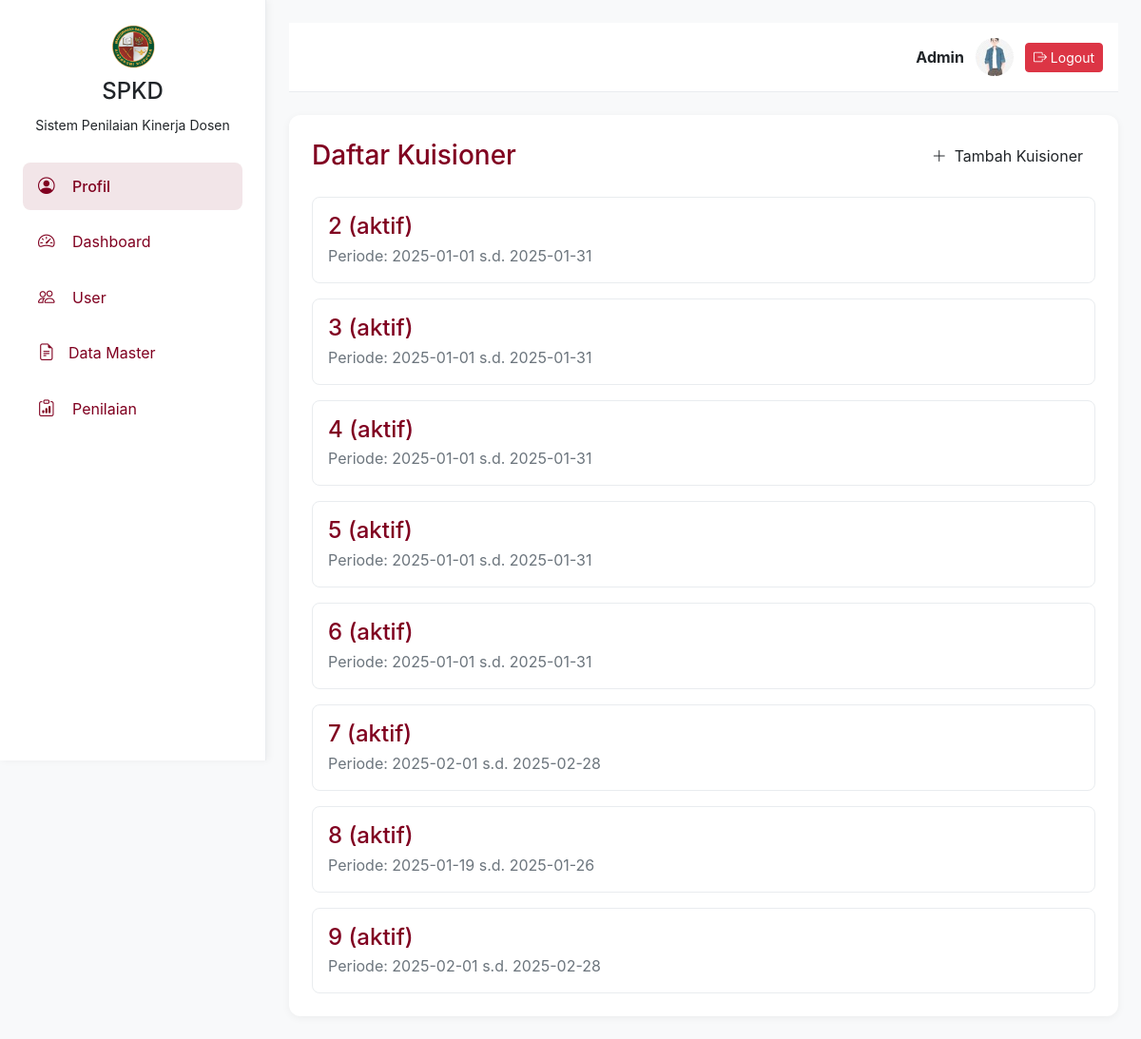
The app's page /spkd/backend/halaman-upm.php with its own data.
### tables this page shows
CREATE TABLE `kuisioner` (
  `id_kuisioner` int(11) NOT NULL,
  `id_semester` int(11) NOT NULL,
  `tgl_mulai` date NOT NULL,
  `tgl_selesai` date NOT NULL,
  `aktif` enum('Y','N') NOT NULL,
  `nama_dosen` varchar(100) NOT NULL,
  `matkul` varchar(100) NOT NULL
);

### spkd/backend/halaman-upm.php (the view, shortened to what this page needs)
<?php
include 'db_connection.php';
$sql = "SELECT * FROM kuisioner";
$result = $conn->query($sql);
?>
<!DOCTYPE html>
<html lang="id">
<head>
    <link href="https://cdn.jsdelivr.net/npm/bootstrap@5.3.0/dist/css/bootstrap.min.css" rel="stylesheet">
    <link rel="stylesheet" href="https://cdn.jsdelivr.net/npm/bootstrap-icons@1.11.3/font/bootstrap-icons.min.css">
</head>
<body>
<div class="sidebar">
        <div class="text-center mb-4">
            <img src="assets/logo.png" alt="Logo SPKD" width="50">
            <h4 class="mt-2">SPKD</h4>
            <small>Sistem Penilaian Kinerja Dosen</small>
        </div>
        <nav class="nav flex-column">
            <a class="nav-link active" href="profil-upm.html">
                <i class="bi bi-person-circle"></i> Profil
            </a>
            <a class="nav-link" href="halaman-upm.php">
                <i class="bi bi-speedometer2"></i> Dashboard
            </a>
            <a class="nav-link" href="data-user.php">
                <i class="bi bi-people"></i> User
            </a>
            <a class="nav-link" data-bs-toggle="collapse" href="#dataMaster" role="button" aria-expanded="false" aria-controls="dataMaster">
                <i class="bi bi-file-earmark-text me-2"></i>Data Master
            </a>
            <a class="nav-link" href="halaman-penilaian.html">
                <i class="bi bi-clipboard-data"></i> Penilaian
            </a>
        </nav>
    </div>
    <div class="content">
        <div class="navbar">
            <div class="user-info">
                <span class="fw-bold">Admin</span>
                <img src="assets/admin.jpg" alt="User Photo">
                <a href="logout.php" class="btn btn-danger btn-sm">
                    <i class="bi bi-box-arrow-right"></i> Logout
                </a>
            </div>
        </div>
        <div class="questionnaire-section">
            <div class="questionnaire-header">
                <h3>Daftar Kuisioner</h3>
                <button class="btn" onclick="window.location.href='add_kuisioner.php'">
                    <i class="bi bi-plus-lg me-2"></i>Tambah Kuisioner
                </button>
            </div>
            <div class="questionnaire-list">
                <?php
                if ($result->num_rows > 0) {
                    while($row = $result->fetch_assoc()) {
                        echo "<div class='questionnaire-item'>
                                <h4>{$row['id_kuisioner']} (aktif)</h4>
                                <p>Periode: {$row['tgl_mulai']} s.d. {$row['tgl_selesai']}</p>
                              </div>";
                    }
                } else {
                    echo "<p>Tidak ada data kuisioner.</p>";
                }
                ?>
            </div>
        </div>
    </div>
</body>
</html>

### spkd/backend/halaman-upm.php (style rules this page uses)
:root { --primary-color: #800020; --secondary-color: #5e0b08; --accent-color: #d7a29e; --background-color: #f8f9fa; }
body { font-family: 'Inter', system-ui, -apple-system, sans-serif; background-color: var(--background-color); min-height: 100vh; display: flex; margin: 0; }
.sidebar { width: 280px; background-color: white; padding: 1.5rem; border-right: 1px solid #e9ecef; height: 100vh; box-shadow: 2px 0 8px rgba(0,0,0,0.05); }
.sidebar .nav-link { display: flex; align-items: center; padding: 0.75rem 1rem; margin: 0.25rem 0; color: var(--primary-color); text-decoration: none; border-radius: 8px; transition: all 0.2s ease; }
.sidebar .nav-link.active { background-color: rgba(128, 0, 32, 0.1); font-weight: 500; }
.sidebar .nav-link i { width: 24px; margin-right: 0.75rem; font-size: 1.1rem; }
.content { flex-grow: 1; padding: 1.5rem; }
.navbar { display: flex; justify-content: flex-end; align-items: center; padding: 1rem; background-color: white; border-bottom: 1px solid #e9ecef; margin-bottom: 1.5rem; }
.navbar .user-info { display: flex; align-items: center; gap: 0.75rem; }
.navbar img { width: 40px; height: 40px; border-radius: 50%; object-fit: cover; }
.questionnaire-section { background-color: white; border-radius: 12px; padding: 1.5rem; box-shadow: 0 2px 8px rgba(0,0,0,0.05); }
.questionnaire-header { display: flex; justify-content: space-between; align-items: center; margin-bottom: 1.5rem; }
.questionnaire-header h3 { margin: 0; color: var(--primary-color); }
.questionnaire-list { display: grid; gap: 1rem; }
.questionnaire-item { background-color: white; border: 1px solid #e9ecef; border-radius: 8px; padding: 1rem; transition: all 0.2s ease; }
.questionnaire-item h4 { margin: 0; color: var(--primary-color); }
.questionnaire-item p { margin: 0.25rem 0 0; color: #6c757d; }

### records on screen
kuisioner: id_kuisioner "2", tgl_mulai "2025-01-01", tgl_selesai "2025-01-31"
kuisioner: id_kuisioner "3", tgl_mulai "2025-01-01", tgl_selesai "2025-01-31"
kuisioner: id_kuisioner "4", tgl_mulai "2025-01-01", tgl_selesai "2025-01-31"
kuisioner: id_kuisioner "5", tgl_mulai "2025-01-01", tgl_selesai "2025-01-31"
kuisioner: id_kuisioner "6", tgl_mulai "2025-01-01", tgl_selesai "2025-01-31"
kuisioner: id_kuisioner "7", tgl_mulai "2025-02-01", tgl_selesai "2025-02-28"
kuisioner: id_kuisioner "8", tgl_mulai "2025-01-19", tgl_selesai "2025-01-26"
kuisioner: id_kuisioner "9", tgl_mulai "2025-02-01", tgl_selesai "2025-02-28"
